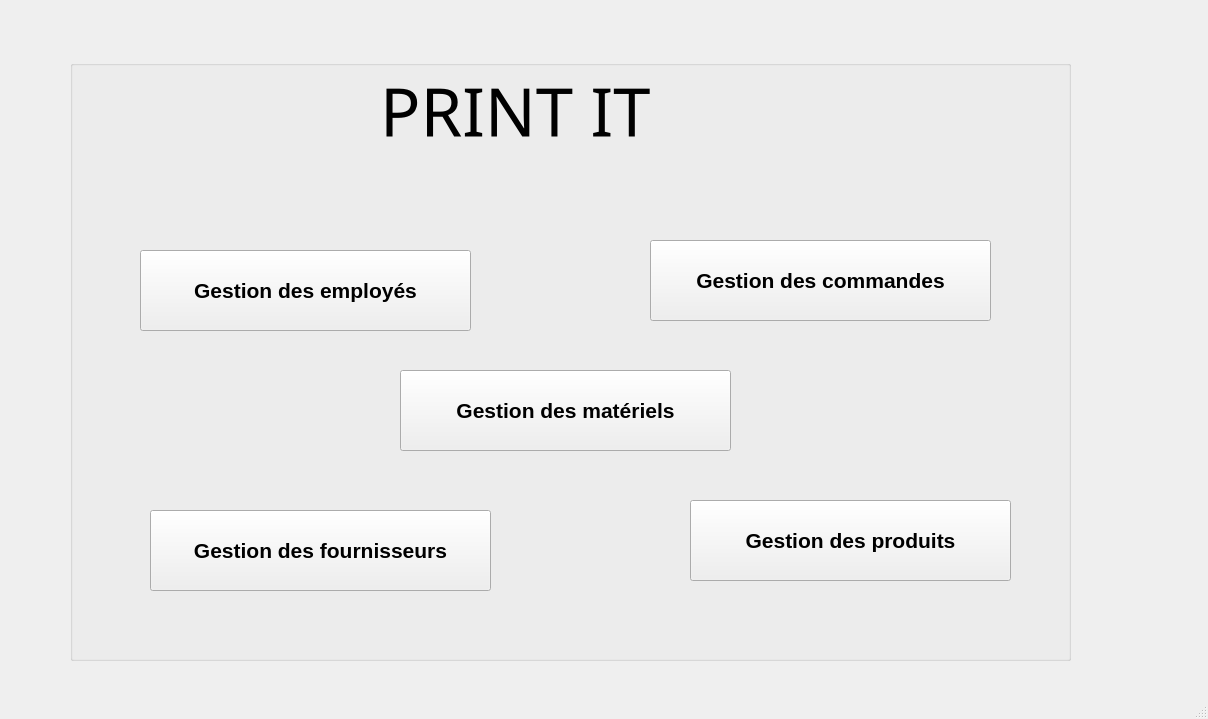
<?xml version="1.0" encoding="UTF-8"?>
<ui version="4.0">
 <class>MainWindow</class>
 <widget class="QMainWindow" name="MainWindow">
  <property name="geometry">
   <rect>
    <x>0</x>
    <y>0</y>
    <width>1208</width>
    <height>719</height>
   </rect>
  </property>
  <property name="mouseTracking">
   <bool>true</bool>
  </property>
  <property name="windowTitle">
   <string>MainWindow</string>
  </property>
  <widget class="QWidget" name="centralwidget">
   <widget class="QGroupBox" name="groupBox">
    <property name="geometry">
     <rect>
      <x>70</x>
      <y>60</y>
      <width>1001</width>
      <height>601</height>
     </rect>
    </property>
    <property name="title">
     <string/>
    </property>
    <widget class="QLabel" name="label_2">
     <property name="geometry">
      <rect>
       <x>310</x>
       <y>-20</y>
       <width>421</width>
       <height>141</height>
      </rect>
     </property>
     <property name="font">
      <font>
       <family>Arial Rounded MT Bold</family>
       <pointsize>50</pointsize>
       <weight>50</weight>
       <bold>false</bold>
      </font>
     </property>
     <property name="text">
      <string>PRINT IT</string>
     </property>
     <property name="textFormat">
      <enum>Qt::PlainText</enum>
     </property>
    </widget>
    <widget class="QPushButton" name="pushButton">
     <property name="geometry">
      <rect>
       <x>70</x>
       <y>190</y>
       <width>331</width>
       <height>81</height>
      </rect>
     </property>
     <property name="font">
      <font>
       <pointsize>16</pointsize>
       <weight>75</weight>
       <bold>true</bold>
      </font>
     </property>
     <property name="text">
      <string>Gestion des employés</string>
     </property>
    </widget>
    <widget class="QPushButton" name="commandes">
     <property name="geometry">
      <rect>
       <x>580</x>
       <y>180</y>
       <width>341</width>
       <height>81</height>
      </rect>
     </property>
     <property name="font">
      <font>
       <pointsize>16</pointsize>
       <weight>75</weight>
       <bold>true</bold>
      </font>
     </property>
     <property name="text">
      <string>Gestion des commandes</string>
     </property>
    </widget>
    <widget class="QPushButton" name="pushButton_3">
     <property name="geometry">
      <rect>
       <x>620</x>
       <y>440</y>
       <width>321</width>
       <height>81</height>
      </rect>
     </property>
     <property name="font">
      <font>
       <pointsize>16</pointsize>
       <weight>75</weight>
       <bold>true</bold>
      </font>
     </property>
     <property name="text">
      <string>Gestion des produits</string>
     </property>
    </widget>
    <widget class="QPushButton" name="pushButton_4">
     <property name="geometry">
      <rect>
       <x>80</x>
       <y>450</y>
       <width>341</width>
       <height>81</height>
      </rect>
     </property>
     <property name="font">
      <font>
       <pointsize>16</pointsize>
       <weight>75</weight>
       <bold>true</bold>
      </font>
     </property>
     <property name="text">
      <string>Gestion des fournisseurs</string>
     </property>
    </widget>
    <widget class="QPushButton" name="pushButton_5">
     <property name="geometry">
      <rect>
       <x>330</x>
       <y>310</y>
       <width>331</width>
       <height>81</height>
      </rect>
     </property>
     <property name="font">
      <font>
       <pointsize>16</pointsize>
       <weight>75</weight>
       <bold>true</bold>
      </font>
     </property>
     <property name="text">
      <string>Gestion des matériels</string>
     </property>
    </widget>
    <widget class="QLabel" name="label_3">
     <property name="geometry">
      <rect>
       <x>430</x>
       <y>110</y>
       <width>121</width>
       <height>111</height>
      </rect>
     </property>
     <property name="text">
      <string/>
     </property>
     <property name="pixmap">
      <pixmap>../../projet/456.jpg</pixmap>
     </property>
    </widget>
    <widget class="QLabel" name="label">
     <property name="geometry">
      <rect>
       <x>0</x>
       <y>0</y>
       <width>981</width>
       <height>581</height>
      </rect>
     </property>
     <property name="focusPolicy">
      <enum>Qt::NoFocus</enum>
     </property>
     <property name="text">
      <string/>
     </property>
     <property name="pixmap">
      <pixmap>../../../Pictures/bk5.jpg</pixmap>
     </property>
    </widget>
    <zorder>label</zorder>
    <zorder>label_2</zorder>
    <zorder>pushButton</zorder>
    <zorder>commandes</zorder>
    <zorder>pushButton_3</zorder>
    <zorder>pushButton_4</zorder>
    <zorder>pushButton_5</zorder>
    <zorder>label_3</zorder>
   </widget>
  </widget>
  <widget class="QMenuBar" name="menubar">
   <property name="geometry">
    <rect>
     <x>0</x>
     <y>0</y>
     <width>1208</width>
     <height>26</height>
    </rect>
   </property>
  </widget>
  <widget class="QStatusBar" name="statusbar"/>
 </widget>
 <resources/>
 <connections/>
</ui>
